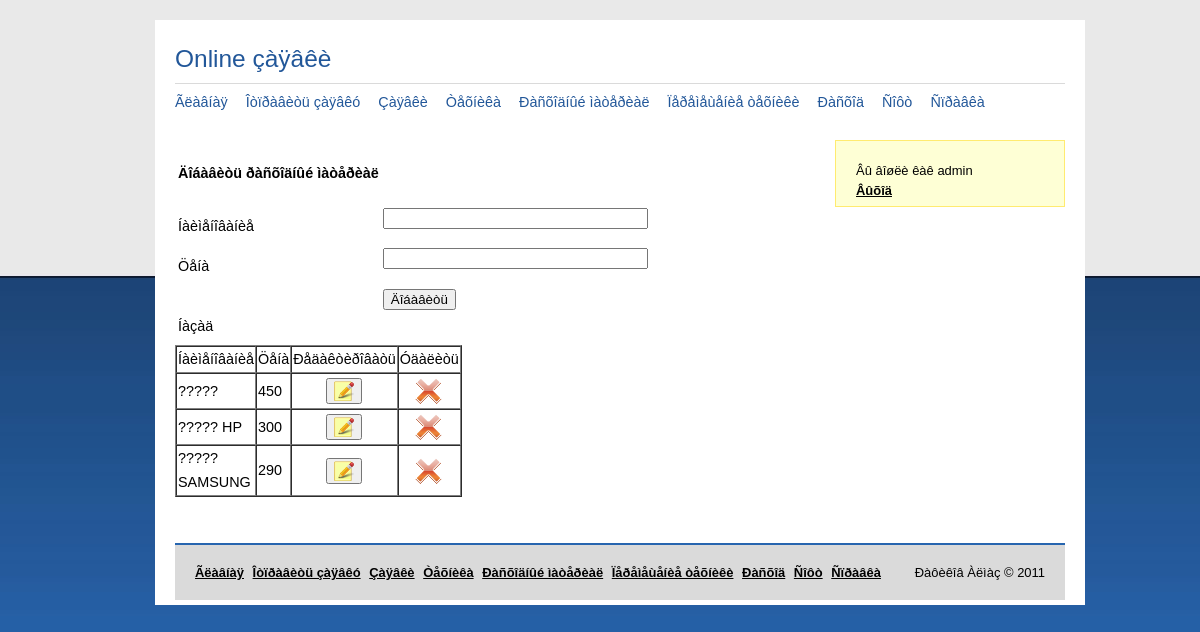
The page /insert_mat.php (signed in) on the database as committed earlier.
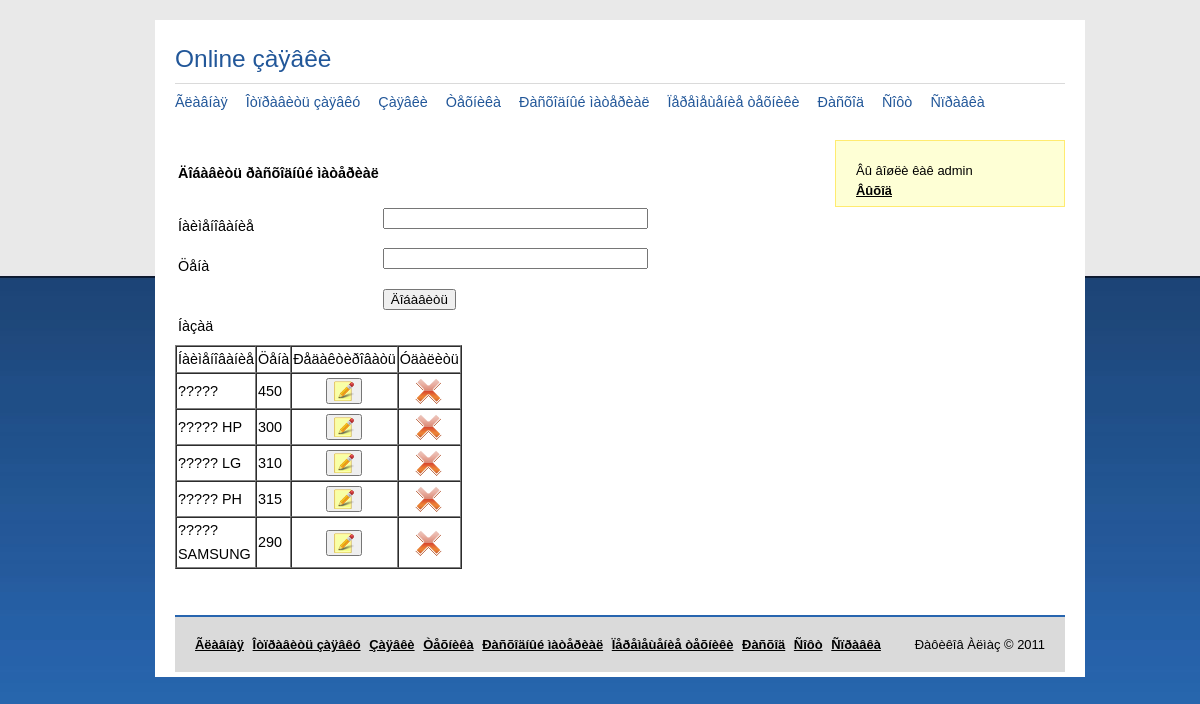
The same page on the database as committed later.
### tables this page shows
CREATE TABLE `mat` (
  `id` int(3) NOT NULL auto_increment,
  `name` char(30) NOT NULL,
  `price` int(5) NOT NULL,
  PRIMARY KEY  (`id`)
);

### insert_mat.php (the view, shortened to what this page needs)
<? session_start();
include("index.inc");
if ($_SESSION[login]=='admin'){
?>
<table class="formvv">
<FORM ACTION="insert_mat.php" METHOD="POST">
<tr><td><h4>Äîáàâèòü ðàñõîäíûé ìàòåðèàë</h4></td></tr>
<tr><td>Íàèìåíîâàíèå</td>
<td><INPUT TYPE="text" NAME="name" SIZE="30" MAXLENGTH="30"><p></td></tr>
<tr><td>Öåíà</td>
<td><INPUT TYPE="text" NAME="price" SIZE="30" MAXLENGTH="5"><p></td></tr>
<tr><td>&nbsp;</td>
<td><INPUT TYPE="submit" VALUE="Äîáàâèòü"></td></tr>
<tr><td><a href="index.php">Íàçàä</a></td></tr><tr>
<td><INPUT name="work" type="hidden" value="1"></td></tr>
</FORM>
</table>
<?
$mat=mysql_query("SELECT * FROM mat ORDER BY name");
?>
<table width="30%" border="1" cellspacing="0" cellpading="30" class="zay">
<tr>
<td>Íàèìåíîâàíèå</td>
<td>Öåíà</td>
<td>Ðåäàêòèðîâàòü</td>
<td>Óäàëèòü</td>
</tr>
<?
while($mass=mysql_fetch_array($mat)){
echo "<tr>";
echo "<td>".$mass['name']."</td>";
echo"<td>".$mass['price']."</td>";
echo "<td><FORM METHOD=POST ACTION=update_mat.php><input type=hidden name=id value=".$mass['id']." /><center><button type='submit'><img src='images/note.png' /></button></center></FORM></td>";
echo "<td align=center><a href=insert_mat.php?del=$mass[id] \"
onClick=\"return confirm('Âû óâåðåíû?');\"><img src='images/close.png' /></a></td>";
echo "</tr>";
}
 ?>
</table><?
} else{ echo "Ó âàñ íåò ïðàâ äëÿ ïðîñìîòðà äàííîé ñòðàíèöû";}
include("footer.inc");?>

Rows that differ between the two databases and show on the page:
added mat: name "????? LG", price "310"
added mat: name "????? PH", price "315"
